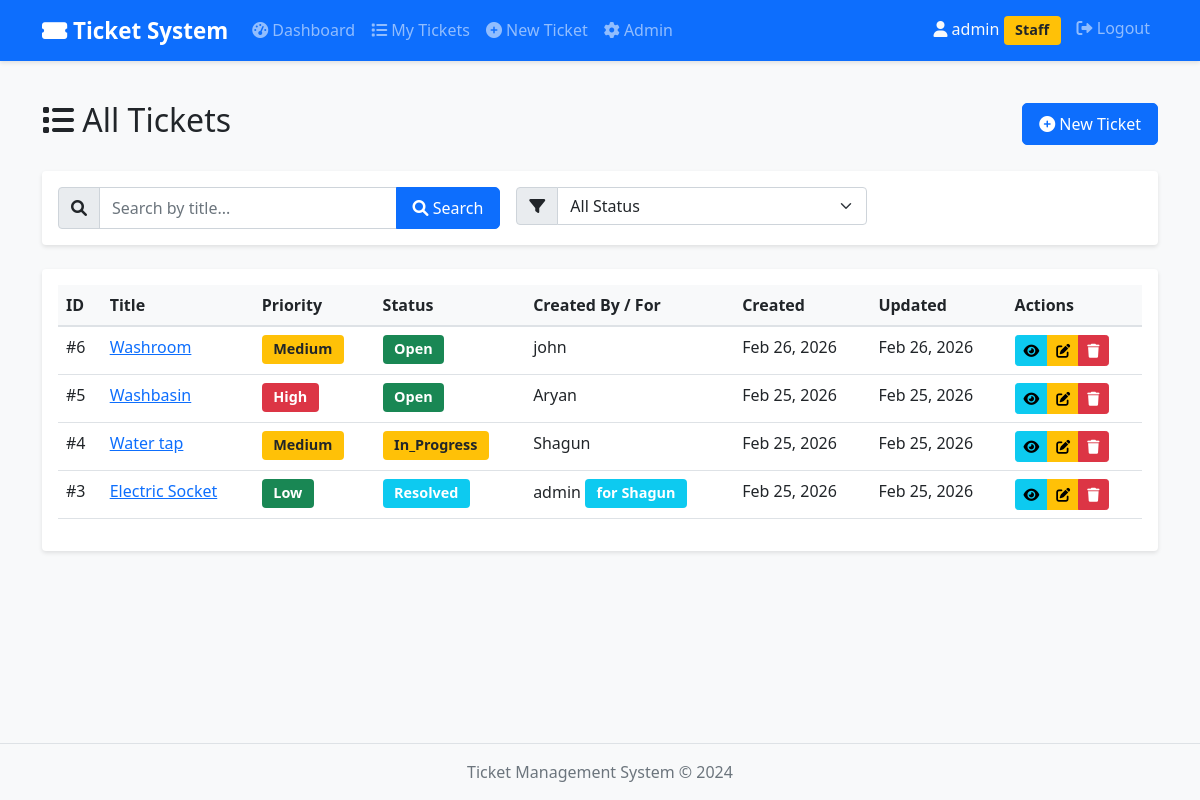
Page /tickets/ (signed in) on the earlier database version.
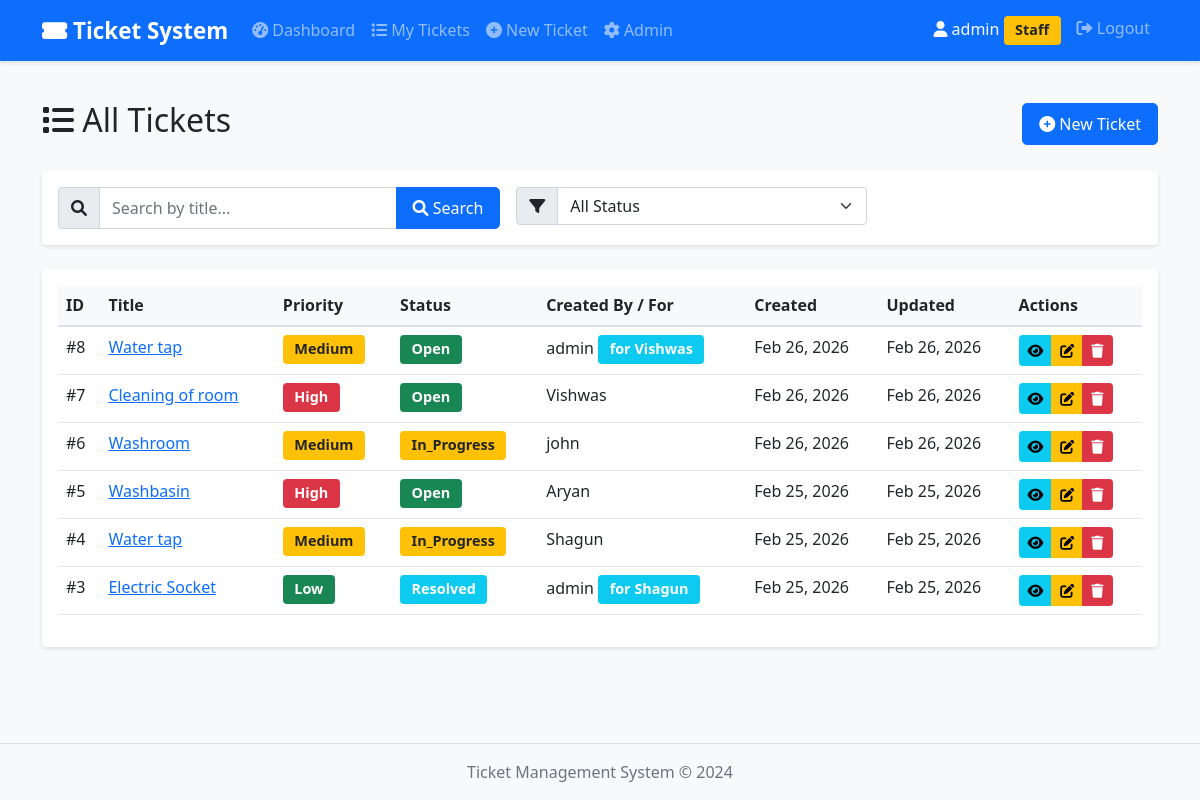
Same page on the later database version.
### tickets/models.py (models this page shows, shortened)
class Ticket(models.Model):
    STATUS_CHOICES = [
        ('open', 'Open'),  # (value_in_db, display_name)
        ('in_progress', 'In Progress'),
        ('resolved', 'Resolved'),
        ('closed', 'Closed'),
    ]
    PRIORITY_CHOICES = [
        ('low', 'Low'),
        ('medium', 'Medium'),
        ('high', 'High'),
    ]
    title = models.CharField(max_length=200)
    description = models.TextField()
    status = models.CharField(
        max_length=20,
        choices=STATUS_CHOICES,
        default='open'
    )
    priority = models.CharField(
        max_length=10,
        choices=PRIORITY_CHOICES,
        default='medium'
    )
    created_by = models.ForeignKey(
        User,
        on_delete=models.CASCADE,
        related_name='tickets_created'
    )
    created_for = models.ForeignKey(
        User,
        on_delete=models.CASCADE,
        related_name='tickets_owned',
        null=True,
        blank=True
    )
    is_admin_created = models.BooleanField(default=False)
    created_at = models.DateTimeField(auto_now_add=True)
    updated_at = models.DateTimeField(auto_now=True)

### tickets/views.py (the view)
# urls.py: path('tickets/', views.ticket_list_view, name='ticket_list'),
@login_required
def ticket_list_view(request):
    if request.user.is_staff:
        tickets = Ticket.objects.all()
    else:
        tickets = Ticket.objects.filter(created_for=request.user)
    status_filter = request.GET.get('status')
    search_query = request.GET.get('search')
    if status_filter:
        tickets = tickets.filter(status=status_filter)
    if search_query:
        tickets = tickets.filter(title__icontains=search_query)
    tickets = tickets.order_by('-created_at')
    context = {
        'tickets': tickets,
        'current_status': status_filter,
        'search_query': search_query,
        'is_staff': request.user.is_staff,
    }
    return render(request, 'tickets/ticket_list.html', context)

### tickets/templates/tickets/ticket_list.html (shortened to what this page needs)
{% extends 'tickets/base.html' %}
{% block content %}
<div class="d-flex justify-content-between align-items-center mb-4">
    <h2>
        <i class="fas fa-list"></i>
        {% if is_staff %}
            All Tickets
        {% else %}
            My Tickets
        {% endif %}
    </h2>
    <a href="{% url 'ticket_create' %}" class="btn btn-primary">
        <i class="fas fa-plus-circle"></i> New Ticket
    </a>
</div>
<div class="card mb-4">
    <div class="card-body">
        <form method="get" action="{% url 'ticket_list' %}" class="row g-3">
            <div class="col-md-5">
                <div class="input-group">
                    <span class="input-group-text"><i class="fas fa-search"></i></span>
                    <input type="text" name="search" class="form-control"
                           placeholder="Search by title..."
                           value="{{ search_query|default:'' }}">
                    <button type="submit" class="btn btn-primary" name="search-btn">
                        <i class="fas fa-search"></i> Search
                    </button>
                </div>
            </div>
            <div class="col-md-4">
                <div class="input-group">
                    <span class="input-group-text"><i class="fas fa-filter"></i></span>
                    <select name="status" class="form-select" onchange="this.form.submit()">
                        <option value="">All Status</option>
                    </select>
                </div>
            </div>
            <div class="col-md-3">
            </div>
        </form>
    </div>
</div>
<div class="card">
    <div class="card-body">
        {% if tickets %}
            <div class="table-responsive">
                <table class="table table-hover">
                    <thead>
                        <tr>
                            <th>ID</th>
                            <th>Title</th>
                            <th>Priority</th>
                            <th>Status</th>
                            {% if is_staff %}
                                <th>Created By / For</th>
                            {% endif %}
                            <th>Created</th>
                            <th>Updated</th>
                            <th>Actions</th>
                        </tr>
                    </thead>
                    <tbody>
                        {% for ticket in tickets %}
                            <tr>
                                <td>#{{ ticket.id }}</td>
                                <td>
                                    <a href="{% url 'ticket_detail' ticket.id %}">
                                        {{ ticket.title|truncatechars:60 }}
                                    </a>
                                </td>
                                <td>
                                    <span class="badge {% if ticket.priority == 'high' %}bg-danger{% elif ticket.priority == 'medium' %}bg-warning text-dark{% else %}bg-success{% endif %}">
                                        {{ ticket.priority|title }}
                                    </span>
                                </td>
                                <td>
                                    <span class="badge {% if ticket.status == 'open' %}bg-success{% elif ticket.status == 'in_progress' %}bg-warning text-dark{% elif ticket.status == 'resolved' %}bg-info{% else %}bg-secondary{% endif %}">
                                        {{ ticket.status|title }}
                                    </span>
                                </td>
                                {% if is_staff %}
                                    <td>
                                        {% if ticket.is_admin_created %}
                                            {{ ticket.created_by.username }}
                                            <span class="badge bg-info">for {{ ticket.created_for.username }}</span>
                                        {% else %}
                                            {{ ticket.created_by.username }}
                                        {% endif %}
                                    </td>
                                {% endif %}
                                <td>{{ ticket.created_at|date:"M d, Y" }}</td>
                                <td>{{ ticket.updated_at|date:"M d, Y" }}</td>
                                <td>
                                    <div class="btn-group btn-group-sm">
                                        <a href="{% url 'ticket_detail' ticket.id %}" class="btn btn-info" title="View">
                                            <i class="fas fa-eye"></i>
                                        </a>
                                        {% if ticket.created_by == user or user.is_staff %}
                                            <a href="{% url 'ticket_edit' ticket.id %}" class="btn btn-warning" title="Edit">
                                                <i class="fas fa-edit"></i>
                                            </a>
                                            <a href="{% url 'ticket_delete' ticket.id %}" class="btn btn-danger" title="Delete">
                                                <i class="fas fa-trash"></i>
                                            </a>
                                        {% endif %}
                                    </div>
                                </td>
                            </tr>
                        {% endfor %}
                    </tbody>
                </table>
            </div>
        {% endif %}
    </div>
</div>
{% endblock %}

### tickets/templates/tickets/base.html (shortened to what this page needs)
<!DOCTYPE html>
<html lang="en">
<head>
    <link href="https://cdn.jsdelivr.net/npm/bootstrap@5.1.3/dist/css/bootstrap.min.css" rel="stylesheet">
    <link rel="stylesheet" href="https://cdnjs.cloudflare.com/ajax/libs/font-awesome/6.0.0/css/all.min.css">
    {% load static %}
    <link rel="stylesheet" href="{% static 'tickets/css/style.css' %}">
</head>
<body>
    <nav class="navbar navbar-expand-lg navbar-dark bg-primary">
        <div class="container">
            <a class="navbar-brand" href="{% url 'dashboard' %}">
                <i class="fas fa-ticket-alt"></i> Ticket System
            </a>
            <div class="collapse navbar-collapse" id="navbarNav">
                <ul class="navbar-nav me-auto">
                    {% if user.is_authenticated %}
                        <li class="nav-item">
                            <a class="nav-link" href="{% url 'dashboard' %}">
                                <i class="fas fa-tachometer-alt"></i> Dashboard
                            </a>
                        </li>
                        <li class="nav-item">
                            <a class="nav-link" href="{% url 'ticket_list' %}">
                                <i class="fas fa-list"></i> My Tickets
                            </a>
                        </li>
                        <li class="nav-item">
                            <a class="nav-link" href="{% url 'ticket_create' %}">
                                <i class="fas fa-plus-circle"></i> New Ticket
                            </a>
                        </li>
                        {% if user.is_staff %}
                            <li class="nav-item">
                                <a class="nav-link" href="/admin/" target="_blank">
                                    <i class="fas fa-cog"></i> Admin
                                </a>
                            </li>
                        {% endif %}
                    {% endif %}
                </ul>
                <ul class="navbar-nav">
                    {% if user.is_authenticated %}
                        <li class="nav-item">
                            <span class="nav-link text-light">
                                <i class="fas fa-user"></i> {{ user.username }}
                                {% if user.is_staff %}
                                    <span class="badge bg-warning text-dark">Staff</span>
                                {% endif %}
                            </span>
                        </li>
                        <li class="nav-item">
                            <a class="nav-link" href="{% url 'logout' %}">
                                <i class="fas fa-sign-out-alt"></i> Logout
                            </a>
                        </li>
                    {% endif %}
                </ul>
            </div>
        </div>
    </nav>
    <main class="container my-4">
        {% block content %}
        {% endblock %}
    </main>
    <footer class="bg-light text-center text-muted py-3 mt-5">
        <div class="container">
            <p class="mb-0">Ticket Management System &copy; 2024</p>
        </div>
    </footer>
</body>
</html>

### tickets/static/tickets/style.css (style rules this page uses)
body { background-color: #f8f9fa; min-height: 100vh; display: flex; flex-direction: column; }
main { flex: 1; }
.card { transition: transform 0.2s, box-shadow 0.2s; border: none; box-shadow: 0 2px 4px rgba(0,0,0,0.1); }
.badge { font-size: 0.9em; padding: 0.5em 0.8em; }
.table th { background-color: #f8f9fa; border-bottom: 2px solid #dee2e6; }
.btn { border-radius: 5px; padding: 0.5rem 1rem; font-weight: 500; transition: all 0.2s; }
.navbar { box-shadow: 0 2px 4px rgba(0,0,0,0.1); }
.navbar-brand { font-weight: bold; font-size: 1.4rem; }
footer { margin-top: auto; border-top: 1px solid #dee2e6; }

Differences in the rows shown:
added Ticket: id "8", title "Water tap", priority "Medium", status "Open", created_by.username "admin", created_for.username "Vishwas", created_at "Feb 26, 2026", updated_at "Feb 26, 2026"
added Ticket: id "7", title "Cleaning of room", priority "High", status "Open", created_by.username "Vishwas", created_at "Feb 26, 2026", updated_at "Feb 26, 2026"
changed Ticket "Washroom": status "Open" → "In_Progress"
